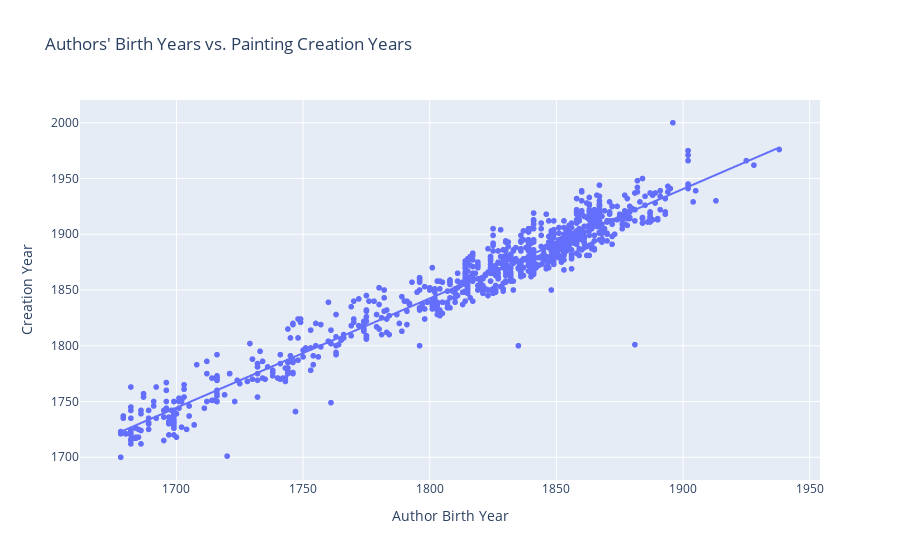

Source (notebook cell):
### Code cell
# Drop rows with missing data
scatter_df = df.dropna(subset=['date_of_birth', 'creation_date'])

# Create scatter plot
fig8 = px.scatter(scatter_df, 
                  x='date_of_birth', 
                  y='creation_date',
                  trendline='ols',
                  title="Authors' Birth Years vs. Painting Creation Years",
                  labels={'date_of_birth': 'Author Birth Year', 'creation_date': 'Creation Year'},
                  hover_data=['painter', 'title'])
fig8.show()

### Figure 1 — Plotly figure (JSON) as saved in the notebook; plotly's stock layout.template omitted (floating-point values rounded to 4 significant figures; data arrays with more than 128 entries replaced by an {"elided": "..."} marker saying what was removed)
{"data": [{"customdata": {"elided": "1051x2 str values"}, "hovertemplate": "Author Birth Year=%{x}<br>Creation Year=%{y}<br>painter=%{customdata[0]}<br>title=%{customdata[1]}<extra></extra>", "legendgroup": "", "marker": {"color": "#636efa", "symbol": "circle"}, "mode": "markers", "name": "", "showlegend": false, "type": "scattergl", "x": {"elided": "1051 int values"}, "xaxis": "x", "y": {"elided": "1051 int values"}, "yaxis": "y"}, {"hovertemplate": "<b>OLS trendline</b><br>creation_date = 0.980599 * date_of_birth + 77.3988<br>R<sup>2</sup>=0.943593<br><br>Author Birth Year=%{x}<br>Creation Year=%{y} <b>(trend)</b><extra></extra>", "legendgroup": "", "marker": {"color": "#636efa", "symbol": "circle"}, "mode": "lines", "name": "", "showlegend": false, "type": "scattergl", "x": {"elided": "1051 int values"}, "xaxis": "x", "y": {"elided": "1051 float values"}, "yaxis": "y"}], "layout": {"legend": {"tracegroupgap": 0}, "title": {"text": "Authors' Birth Years vs. Painting Creation Years"}, "xaxis": {"anchor": "y", "domain": [0, 1], "title": {"text": "Author Birth Year"}}, "yaxis": {"anchor": "x", "domain": [0, 1], "title": {"text": "Creation Year"}}}}
